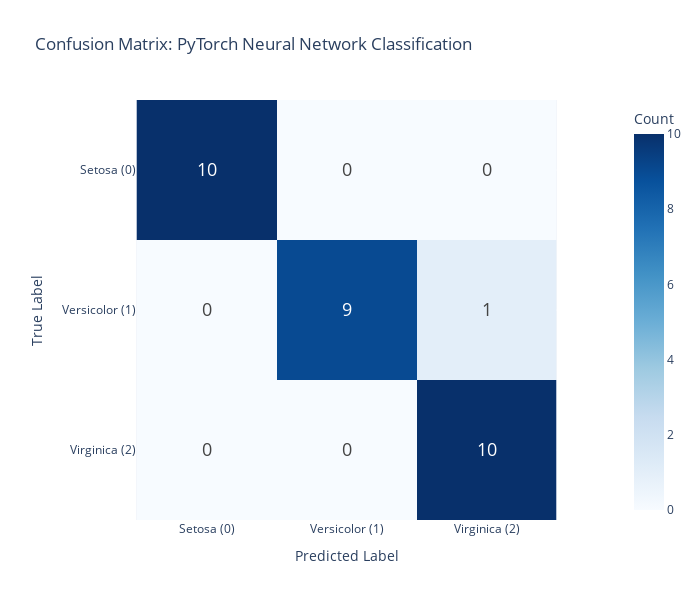

Here is the notebook cell this chart was saved with:
### Code cell
# Confusion Matrix
from sklearn.metrics import confusion_matrix

cm = confusion_matrix(y_test, test_pred_labels_np)

# Create confusion matrix heatmap
cm_df = pd.DataFrame(
    cm,
    index=["Setosa (0)", "Versicolor (1)", "Virginica (2)"],
    columns=["Setosa (0)", "Versicolor (1)", "Virginica (2)"],
)

fig = px.imshow(
    cm_df,
    text_auto=True,
    color_continuous_scale="Blues",
    title="Confusion Matrix: PyTorch Neural Network Classification",
    labels={"x": "Predicted Label", "y": "True Label", "color": "Count"},
    width=700,
    height=600,
)
fig.update_traces(textfont_size=18)
fig.show()

print("\nConfusion Matrix Analysis:")
print(f"Diagonal (correct predictions): {np.diag(cm)}")
print(f"Total correct: {np.trace(cm)} / {len(y_test)}")
print("\nPer-class accuracy:")
for i, name in enumerate(species_names):
    class_total = np.sum(cm[i, :])
    class_correct = cm[i, i]
    print(f"  {name}: {class_correct}/{class_total} = {class_correct / class_total:.2%}")

### Figure 1 — Plotly figure (JSON) as saved in the notebook; plotly's stock layout.template omitted (floating-point values rounded to 4 significant figures)
{"data": [{"coloraxis": "coloraxis", "hovertemplate": "Predicted Label: %{x}<br>True Label: %{y}<br>Count: %{z}<extra></extra>", "name": "0", "textfont": {"size": 18}, "texttemplate": "%{z}", "type": "heatmap", "x": ["Setosa (0)", "Versicolor (1)", "Virginica (2)"], "xaxis": "x", "y": ["Setosa (0)", "Versicolor (1)", "Virginica (2)"], "yaxis": "y", "z": [[10, 0, 0], [0, 9, 1], [0, 0, 10]]}], "layout": {"coloraxis": {"colorbar": {"title": {"text": "Count"}}, "colorscale": [[0, "rgb(247,251,255)"], [0.125, "rgb(222,235,247)"], [0.25, "rgb(198,219,239)"], [0.375, "rgb(158,202,225)"], [0.5, "rgb(107,174,214)"], [0.625, "rgb(66,146,198)"], [0.75, "rgb(33,113,181)"], [0.875, "rgb(8,81,156)"], [1, "rgb(8,48,107)"]]}, "height": 600, "title": {"text": "Confusion Matrix: PyTorch Neural Network Classification"}, "width": 700, "xaxis": {"anchor": "y", "constrain": "domain", "domain": [0, 1], "scaleanchor": "y", "title": {"text": "Predicted Label"}}, "yaxis": {"anchor": "x", "autorange": "reversed", "constrain": "domain", "domain": [0, 1], "title": {"text": "True Label"}}}}
